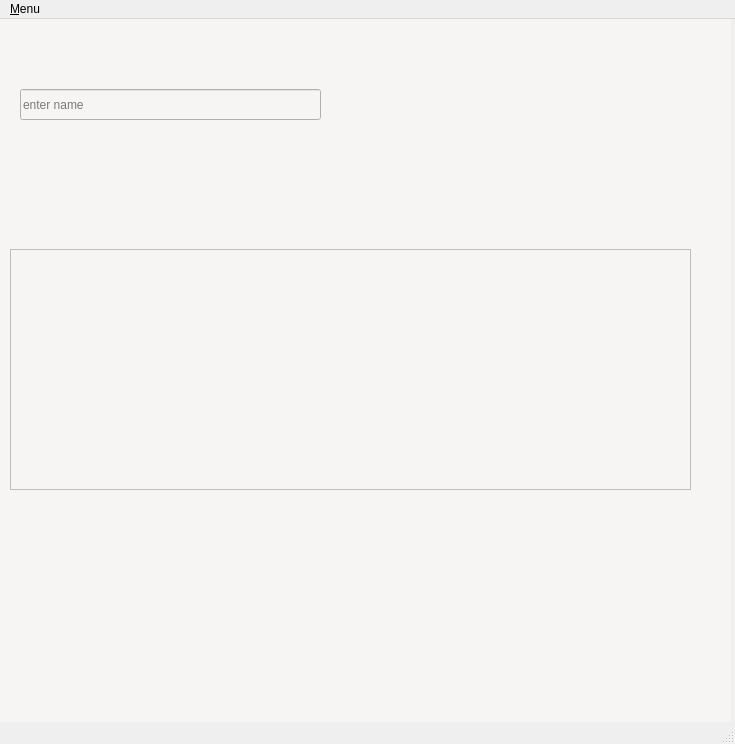
<?xml version="1.0" encoding="UTF-8"?>
<ui version="4.0">
 <class>Inscription</class>
 <widget class="QMainWindow" name="Inscription">
  <property name="geometry">
   <rect>
    <x>0</x>
    <y>0</y>
    <width>735</width>
    <height>744</height>
   </rect>
  </property>
  <property name="windowTitle">
   <string>Inscription</string>
  </property>
  <widget class="QWidget" name="centralwidget">
   <widget class="QStackedWidget" name="stackedWidget_3">
    <property name="geometry">
     <rect>
      <x>-10</x>
      <y>0</y>
      <width>741</width>
      <height>711</height>
     </rect>
    </property>
    <property name="styleSheet">
     <string notr="true">background-color: rgb(246, 245, 244);
background-color: rgb(246, 245, 244);
</string>
    </property>
    <property name="currentIndex">
     <number>3</number>
    </property>
    <widget class="QWidget" name="page_5">
     <widget class="QFrame" name="frame">
      <property name="geometry">
       <rect>
        <x>190</x>
        <y>50</y>
        <width>341</width>
        <height>431</height>
       </rect>
      </property>
      <property name="frameShape">
       <enum>QFrame::StyledPanel</enum>
      </property>
      <property name="frameShadow">
       <enum>QFrame::Raised</enum>
      </property>
      <widget class="QLineEdit" name="lineEdit">
       <property name="geometry">
        <rect>
         <x>60</x>
         <y>160</y>
         <width>221</width>
         <height>26</height>
        </rect>
       </property>
       <property name="styleSheet">
        <string notr="true">color: rgb(0, 0, 0);</string>
       </property>
       <property name="text">
        <string/>
       </property>
       <property name="placeholderText">
        <string>                   enter name</string>
       </property>
      </widget>
      <widget class="QPushButton" name="pushButton">
       <property name="geometry">
        <rect>
         <x>130</x>
         <y>220</y>
         <width>88</width>
         <height>26</height>
        </rect>
       </property>
       <property name="styleSheet">
        <string notr="true">background-color: rgb(220, 138, 221);
color: rgb(0, 0, 0);</string>
       </property>
       <property name="text">
        <string>send</string>
       </property>
      </widget>
      <widget class="QLabel" name="label_4">
       <property name="geometry">
        <rect>
         <x>130</x>
         <y>120</y>
         <width>91</width>
         <height>18</height>
        </rect>
       </property>
       <property name="styleSheet">
        <string notr="true">color: rgb(97, 53, 131);</string>
       </property>
       <property name="text">
        <string>S'inscrire</string>
       </property>
      </widget>
     </widget>
    </widget>
    <widget class="QWidget" name="page_2">
     <widget class="QStackedWidget" name="stackedWidget_4">
      <property name="geometry">
       <rect>
        <x>730</x>
        <y>0</y>
        <width>741</width>
        <height>711</height>
       </rect>
      </property>
      <property name="styleSheet">
       <string notr="true">background-color: rgb(246, 245, 244);
background-color: rgb(246, 245, 244);
</string>
      </property>
      <property name="currentIndex">
       <number>3</number>
      </property>
      <widget class="QWidget" name="page_7">
       <widget class="QFrame" name="frame_2">
        <property name="geometry">
         <rect>
          <x>190</x>
          <y>50</y>
          <width>341</width>
          <height>431</height>
         </rect>
        </property>
        <property name="frameShape">
         <enum>QFrame::StyledPanel</enum>
        </property>
        <property name="frameShadow">
         <enum>QFrame::Raised</enum>
        </property>
        <widget class="QLineEdit" name="lineEdit_4">
         <property name="geometry">
          <rect>
           <x>60</x>
           <y>160</y>
           <width>221</width>
           <height>26</height>
          </rect>
         </property>
         <property name="styleSheet">
          <string notr="true">color: rgb(0, 0, 0);</string>
         </property>
         <property name="text">
          <string/>
         </property>
         <property name="placeholderText">
          <string>                   enter name</string>
         </property>
        </widget>
        <widget class="QPushButton" name="pushButton_2">
         <property name="geometry">
          <rect>
           <x>130</x>
           <y>220</y>
           <width>88</width>
           <height>26</height>
          </rect>
         </property>
         <property name="styleSheet">
          <string notr="true">background-color: rgb(220, 138, 221);
color: rgb(0, 0, 0);</string>
         </property>
         <property name="text">
          <string>send</string>
         </property>
        </widget>
       </widget>
      </widget>
      <widget class="QWidget" name="page_3"/>
      <widget class="QWidget" name="page_8">
       <widget class="QLineEdit" name="lineEdit_5">
        <property name="geometry">
         <rect>
          <x>30</x>
          <y>70</y>
          <width>301</width>
          <height>31</height>
         </rect>
        </property>
        <property name="placeholderText">
         <string>enter name</string>
        </property>
       </widget>
       <widget class="QLineEdit" name="lineEdit_6">
        <property name="geometry">
         <rect>
          <x>30</x>
          <y>240</y>
          <width>681</width>
          <height>261</height>
         </rect>
        </property>
       </widget>
      </widget>
      <widget class="QWidget" name="page_4">
       <widget class="QLabel" name="label_2">
        <property name="geometry">
         <rect>
          <x>260</x>
          <y>80</y>
          <width>211</width>
          <height>18</height>
         </rect>
        </property>
        <property name="text">
         <string>Liste des personnes inscrites</string>
        </property>
       </widget>
       <widget class="QListWidget" name="listNoms_2">
        <property name="geometry">
         <rect>
          <x>55</x>
          <y>220</y>
          <width>621</width>
          <height>271</height>
         </rect>
        </property>
        <property name="styleSheet">
         <string notr="true">color: rgb(0, 0, 0);</string>
        </property>
       </widget>
      </widget>
     </widget>
     <widget class="QFrame" name="frame_4">
      <property name="geometry">
       <rect>
        <x>730</x>
        <y>0</y>
        <width>341</width>
        <height>431</height>
       </rect>
      </property>
      <property name="frameShape">
       <enum>QFrame::StyledPanel</enum>
      </property>
      <property name="frameShadow">
       <enum>QFrame::Raised</enum>
      </property>
      <widget class="QLineEdit" name="lineEdit_10">
       <property name="geometry">
        <rect>
         <x>60</x>
         <y>160</y>
         <width>221</width>
         <height>26</height>
        </rect>
       </property>
       <property name="styleSheet">
        <string notr="true">color: rgb(0, 0, 0);</string>
       </property>
       <property name="text">
        <string/>
       </property>
       <property name="placeholderText">
        <string>                   enter name</string>
       </property>
      </widget>
      <widget class="QPushButton" name="pushButton_4">
       <property name="geometry">
        <rect>
         <x>130</x>
         <y>220</y>
         <width>88</width>
         <height>26</height>
        </rect>
       </property>
       <property name="styleSheet">
        <string notr="true">background-color: rgb(220, 138, 221);
color: rgb(0, 0, 0);</string>
       </property>
       <property name="text">
        <string>send</string>
       </property>
      </widget>
     </widget>
     <widget class="QFrame" name="frame_5">
      <property name="geometry">
       <rect>
        <x>200</x>
        <y>50</y>
        <width>341</width>
        <height>431</height>
       </rect>
      </property>
      <property name="frameShape">
       <enum>QFrame::StyledPanel</enum>
      </property>
      <property name="frameShadow">
       <enum>QFrame::Raised</enum>
      </property>
      <widget class="QLineEdit" name="lineEdit_11">
       <property name="geometry">
        <rect>
         <x>60</x>
         <y>160</y>
         <width>221</width>
         <height>26</height>
        </rect>
       </property>
       <property name="styleSheet">
        <string notr="true">color: rgb(0, 0, 0);</string>
       </property>
       <property name="text">
        <string/>
       </property>
       <property name="placeholderText">
        <string>                   enter name</string>
       </property>
      </widget>
      <widget class="QPushButton" name="pushButton_5">
       <property name="geometry">
        <rect>
         <x>130</x>
         <y>220</y>
         <width>88</width>
         <height>26</height>
        </rect>
       </property>
       <property name="styleSheet">
        <string notr="true">background-color: rgb(220, 138, 221);
color: rgb(0, 0, 0);</string>
       </property>
       <property name="text">
        <string>valider</string>
       </property>
      </widget>
      <widget class="QLabel" name="label_3">
       <property name="geometry">
        <rect>
         <x>130</x>
         <y>100</y>
         <width>121</width>
         <height>18</height>
        </rect>
       </property>
       <property name="styleSheet">
        <string notr="true">color: rgb(97, 53, 131);</string>
       </property>
       <property name="text">
        <string>Se déabonner</string>
       </property>
      </widget>
     </widget>
    </widget>
    <widget class="QWidget" name="page_13"/>
    <widget class="QWidget" name="page_6">
     <widget class="QLineEdit" name="lineEdit_2">
      <property name="geometry">
       <rect>
        <x>30</x>
        <y>70</y>
        <width>301</width>
        <height>31</height>
       </rect>
      </property>
      <property name="styleSheet">
       <string notr="true">color: rgb(0, 0, 0);</string>
      </property>
      <property name="placeholderText">
       <string>enter name</string>
      </property>
     </widget>
     <widget class="QListWidget" name="list_2">
      <property name="geometry">
       <rect>
        <x>20</x>
        <y>230</y>
        <width>681</width>
        <height>241</height>
       </rect>
      </property>
      <property name="styleSheet">
       <string notr="true">color: rgb(0, 0, 0);</string>
      </property>
     </widget>
    </widget>
    <widget class="QWidget" name="page">
     <widget class="QLabel" name="label">
      <property name="geometry">
       <rect>
        <x>260</x>
        <y>80</y>
        <width>211</width>
        <height>18</height>
       </rect>
      </property>
      <property name="text">
       <string>Liste des personnes inscrites</string>
      </property>
     </widget>
     <widget class="QListWidget" name="listNoms">
      <property name="geometry">
       <rect>
        <x>55</x>
        <y>220</y>
        <width>621</width>
        <height>271</height>
       </rect>
      </property>
      <property name="styleSheet">
       <string notr="true">color: rgb(0, 0, 0);</string>
      </property>
     </widget>
    </widget>
   </widget>
  </widget>
  <widget class="QStatusBar" name="statusbar"/>
  <widget class="QMenuBar" name="menubar">
   <property name="geometry">
    <rect>
     <x>0</x>
     <y>0</y>
     <width>735</width>
     <height>23</height>
    </rect>
   </property>
   <widget class="QMenu" name="menu_Menu">
    <property name="title">
     <string>&amp;Menu</string>
    </property>
    <addaction name="actionS_inscrire"/>
    <addaction name="actionSe_desabonner"/>
    <addaction name="actionLister"/>
    <addaction name="actionChercher"/>
   </widget>
   <addaction name="menu_Menu"/>
  </widget>
  <action name="actionS_inscrire">
   <property name="text">
    <string>S'inscrire</string>
   </property>
  </action>
  <action name="actionSe_desabonner">
   <property name="text">
    <string>Se desabonner</string>
   </property>
  </action>
  <action name="actionChercher">
   <property name="text">
    <string>Chercher</string>
   </property>
  </action>
  <action name="actionLister">
   <property name="text">
    <string>Lister</string>
   </property>
  </action>
 </widget>
 <resources/>
 <connections/>
</ui>
